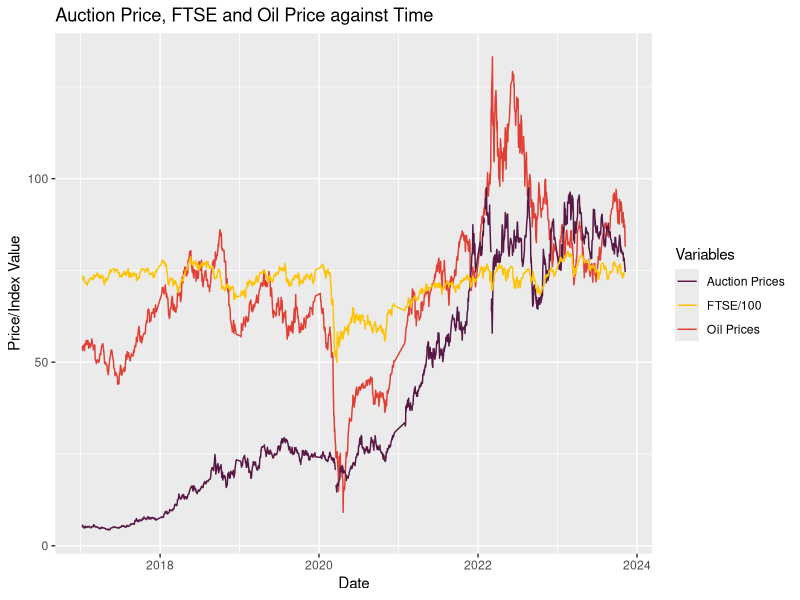

The R source for this figure:
## ---- chunk 1
#| echo: false
#| message: false
knitr::opts_chunk$set(echo = TRUE)
library(readxl)
library(tseries)
library(ggplot2)
library(tidyverse)
library(reshape2)
library(car)
library(lubridate)
library(lme4)
## ---- chunk 2
#| echo: false
#| message: false
#| output: false
#Reading in the documents I need:
brent_crude_prices<- read_excel("brent_crude_prices.xlsx")
co2_emissions_data<-read.csv("co2_emission.csv")
ftse<- read.csv("FTSE 100 Historical Data.csv")
eu_ets_data<-read_excel("EU-ETS-data.xlsx")
## ---- chunk 3
#| echo: false
#| message: false
#| output: false
#Converting dates to the right format so I can join them:
eu_ets_data$Date<- as.Date(eu_ets_data$Date)
brent_crude_prices$Date<- as.Date(brent_crude_prices$Date)
ftse$Date<- mdy(ftse$Date)
ftse$Price<- as.numeric(str_replace(ftse$Price,",",""))
## ---- chunk 4
#| echo: false
#| message: false
#| output: false
#Joining the three data frames:
auction_and_oil<- merge(x=eu_ets_data,y=brent_crude_prices, 
                         by="Date", all.x=TRUE) 

auction_and_oil<-auction_and_oil |> filter(is.na(auction_and_oil$`Europe Brent Spot Price FOB (Dollars per Barrel)`)==FALSE)

oil_prices<- auction_and_oil$`Europe Brent Spot Price FOB (Dollars per Barrel)`
#pacf(oil_prices, lag=10, pl=TRUE)

ets_stock_and_oil_data<- merge(x=auction_and_oil, y= ftse, by='Date', all.x=TRUE)
## ---- chunk 5
#| echo: false
#| message: false
#| output: false
#First let's change auction name to just have EU, DE, PL or EUAA:

ets_stock_and_oil_data<- ets_stock_and_oil_data |> mutate(
                AuctionType = ifelse(str_detect(`Auction Name`, "EUAA")==TRUE,
                                                                        "EUAA",
                                                    str_sub(`Auction Name`,-2,)
), .after=`Auction Name`)
## ---- chunk 6
#| echo: false
#| message: false
#| output: false

#Setting up lags, starting with EU_only_auction:
EU_only_auction<- ets_stock_and_oil_data |> filter(AuctionType=="EU") |> filter(
                                          is.na(`Auction Price €/tCO2`)==FALSE
)
eu_only_auction_price<-EU_only_auction$`Auction Price €/tCO2`

#pacf(eu_only_auction_price, lag=10, pl=TRUE)

#Auction Price Lag
Auction_Price_lag<- EU_only_auction$`Auction Price €/tCO2`[1:length(EU_only_auction$`Auction Price €/tCO2`)-1]
Auction_Price_lag<- c(0,Auction_Price_lag)
EU_only_with_lag<- EU_only_auction |> mutate(
                                          Auction_Price_lag= Auction_Price_lag, .after=`Auction Price €/tCO2`
)

#Maximum bid lag
Max_bid_lag<- EU_only_auction$`Maximum Bid €/tCO2`[1:length(EU_only_auction$`Maximum Bid €/tCO2`)-1]
Max_bid_lag<- c(0,Max_bid_lag)
EU_only_with_lag<- EU_only_with_lag |> mutate(
                                          Max_bid_lag= Max_bid_lag, .after=`Maximum Bid €/tCO2`
)

#Avg bids per bidder lag
Avg_num_bids_per_bidder_lag<- EU_only_auction$`Average number of bids per bidder`[1:length(EU_only_auction$`Average number of bids per bidder`)-1]
Avg_num_bids_per_bidder_lag<- c(0,Avg_num_bids_per_bidder_lag)
EU_only_with_lag<- EU_only_with_lag |> mutate(
                                          Avg_num_bids_per_bidder_lag= Avg_num_bids_per_bidder_lag, .after=`Average number of bids per bidder`
)

#Avg vol per bidder
Avg_vol_per_bidder_lag<- EU_only_auction$`Average volume bid per bidder`[1:length(EU_only_auction$`Average volume bid per bidder`)-1]
Avg_vol_per_bidder_lag<- c(0,Avg_vol_per_bidder_lag)
EU_only_with_lag<- EU_only_with_lag |> mutate(
                                          Avg_vol_per_bidder_lag= Avg_vol_per_bidder_lag, .after=`Average volume bid per bidder`
)

#oil price lag
EU_only_with_lag<- EU_only_with_lag |> rename(
                        oil_price = `Europe Brent Spot Price FOB (Dollars per Barrel)`
)
oil_price_lag<- EU_only_with_lag$oil_price[1:length(EU_only_with_lag$oil_price)-1]
oil_price_lag<- c(0,oil_price_lag)
EU_only_with_lag<- EU_only_with_lag |> mutate(
                                          oil_price_lag= oil_price_lag, .after= oil_price
)

#ftse price lag:
EU_only_with_lag<- EU_only_with_lag |> rename(
                        ftse_price = Price
)
ftse_price_lag<- EU_only_with_lag$ftse_price[1:length(EU_only_with_lag$ftse_price)-1]
ftse_price_lag<- c(0,ftse_price_lag)
EU_only_with_lag<- EU_only_with_lag |> mutate(
                                          ftse_price_lag= ftse_price_lag, .after= ftse_price
)

#Auction Volume tCO2 lag:

Auction_vol_lag<- EU_only_auction$`Auction Volume tCO2`[1:length(EU_only_auction$`Auction Volume tCO2`)-1]
Auction_vol_lag<- c(0,Auction_vol_lag)
EU_only_with_lag<- EU_only_with_lag |> mutate(
                                          Auction_vol_lag= Auction_vol_lag, .after=`Auction Volume tCO2`
)
## ---- chunk 7
#Setting up lag for German Auctions
DE_only_auction<-ets_stock_and_oil_data |> filter(AuctionType=="DE") |> filter(
                                          is.na(`Auction Price €/tCO2`)==FALSE
)
DE_only_auction_price<- DE_only_auction$`Auction Price €/tCO2`
#pacf(DE_only_auction_price)


#Auction Price Lag
Auction_Price_lag<- DE_only_auction$`Auction Price €/tCO2`[1:length(DE_only_auction$`Auction Price €/tCO2`)-1]
Auction_Price_lag<- c(0,Auction_Price_lag)
DE_only_with_lag<- DE_only_auction |> mutate(
                                          Auction_Price_lag= Auction_Price_lag, .after=`Auction Price €/tCO2`
)

#Maximum bid lag
Max_bid_lag<- DE_only_auction$`Maximum Bid €/tCO2`[1:length(DE_only_auction$`Maximum Bid €/tCO2`)-1]
Max_bid_lag<- c(0,Max_bid_lag)
DE_only_with_lag<- DE_only_with_lag |> mutate(
                                          Max_bid_lag= Max_bid_lag, .after=`Maximum Bid €/tCO2`
)

#Avg bids per bidder lag
Avg_num_bids_per_bidder_lag<- DE_only_auction$`Average number of bids per bidder`[1:length(DE_only_auction$`Average number of bids per bidder`)-1]
Avg_num_bids_per_bidder_lag<- c(0,Avg_num_bids_per_bidder_lag)
DE_only_with_lag<- DE_only_with_lag |> mutate(
                                          Avg_num_bids_per_bidder_lag= Avg_num_bids_per_bidder_lag, .after=`Average number of bids per bidder`
)

#Avg vol per bidder
Avg_vol_per_bidder_lag<- DE_only_auction$`Average volume bid per bidder`[1:length(DE_only_auction$`Average volume bid per bidder`)-1]
Avg_vol_per_bidder_lag<- c(0,Avg_vol_per_bidder_lag)
DE_only_with_lag<- DE_only_with_lag |> mutate(
                                          Avg_vol_per_bidder_lag= Avg_vol_per_bidder_lag, .after=`Average volume bid per bidder`
)

#oil price lag
DE_only_with_lag<- DE_only_with_lag |> rename(
                        oil_price = `Europe Brent Spot Price FOB (Dollars per Barrel)`
)
oil_price_lag<- DE_only_with_lag$oil_price[1:length(DE_only_with_lag$oil_price)-1]
oil_price_lag<- c(0,oil_price_lag)
DE_only_with_lag<- DE_only_with_lag |> mutate(
                                          oil_price_lag= oil_price_lag, .after= oil_price
)

#ftse price lag:
DE_only_with_lag<- DE_only_with_lag |> rename(
                        ftse_price = Price
)
ftse_price_lag<- DE_only_with_lag$ftse_price[1:length(DE_only_with_lag$ftse_price)-1]
ftse_price_lag<- c(0,ftse_price_lag)
DE_only_with_lag<- DE_only_with_lag |> mutate(
                                          ftse_price_lag= ftse_price_lag, .after= ftse_price
)

#Auction Volume tCO2 lag:

Auction_vol_lag<- DE_only_auction$`Auction Volume tCO2`[1:length(DE_only_auction$`Auction Volume tCO2`)-1]
Auction_vol_lag<- c(0,Auction_vol_lag)
DE_only_with_lag<- DE_only_with_lag |> mutate(
                                          Auction_vol_lag= Auction_vol_lag, .after=`Auction Volume tCO2`
)

#Lag for Polish Auctions:
PL_only_auction<-ets_stock_and_oil_data |> filter(AuctionType=="PL") |> filter(
                                          is.na(`Auction Price €/tCO2`)==FALSE
)
PL_only_auction_price<- PL_only_auction$`Auction Price €/tCO2`
#pacf(PL_only_auction_price)


#Auction Price Lag
Auction_Price_lag<- PL_only_auction$`Auction Price €/tCO2`[1:length(PL_only_auction$`Auction Price €/tCO2`)-1]
Auction_Price_lag<- c(0,Auction_Price_lag)
PL_only_with_lag<- PL_only_auction |> mutate(
                                          Auction_Price_lag= Auction_Price_lag, .after=`Auction Price €/tCO2`
)

#Maximum bid lag
Max_bid_lag<- PL_only_auction$`Maximum Bid €/tCO2`[1:length(PL_only_auction$`Maximum Bid €/tCO2`)-1]
Max_bid_lag<- c(0,Max_bid_lag)
PL_only_with_lag<- PL_only_with_lag |> mutate(
                                          Max_bid_lag= Max_bid_lag, .after=`Maximum Bid €/tCO2`
)

#Avg bids per bidPLr lag
Avg_num_bids_per_bidder_lag<- PL_only_auction$`Average number of bids per bidder`[1:length(PL_only_auction$`Average number of bids per bidder`)-1]
Avg_num_bids_per_bidder_lag<- c(0,Avg_num_bids_per_bidder_lag)
PL_only_with_lag<- PL_only_with_lag |> mutate(
                                          Avg_num_bids_per_bidder_lag= Avg_num_bids_per_bidder_lag, .after=`Average number of bids per bidder`
)

#Avg vol per bidder
Avg_vol_per_bidder_lag<- PL_only_auction$`Average volume bid per bidder`[1:length(PL_only_auction$`Average volume bid per bidder`)-1]
Avg_vol_per_bidder_lag<- c(0,Avg_vol_per_bidder_lag)
PL_only_with_lag<- PL_only_with_lag |> mutate(
                                          Avg_vol_per_bidder_lag= Avg_vol_per_bidder_lag, .after=`Average volume bid per bidder`
)

#oil price lag
PL_only_with_lag<- PL_only_with_lag |> rename(
                        oil_price = `Europe Brent Spot Price FOB (Dollars per Barrel)`
)
oil_price_lag<- PL_only_with_lag$oil_price[1:length(PL_only_with_lag$oil_price)-1]
oil_price_lag<- c(0,oil_price_lag)
PL_only_with_lag<- PL_only_with_lag |> mutate(
                                          oil_price_lag= oil_price_lag, .after= oil_price
)

#ftse price lag:
PL_only_with_lag<- PL_only_with_lag |> rename(
                        ftse_price = Price
)
ftse_price_lag<- PL_only_with_lag$ftse_price[1:length(PL_only_with_lag$ftse_price)-1]
ftse_price_lag<- c(0,ftse_price_lag)
PL_only_with_lag<- PL_only_with_lag |> mutate(
                                          ftse_price_lag= ftse_price_lag, .after= ftse_price
)

#Auction Volume tCO2 lag:

Auction_vol_lag<- PL_only_auction$`Auction Volume tCO2`[1:length(PL_only_auction$`Auction Volume tCO2`)-1]
Auction_vol_lag<- c(0,Auction_vol_lag)
PL_only_with_lag<- PL_only_with_lag |> mutate(
                                          Auction_vol_lag= Auction_vol_lag, .after=`Auction Volume tCO2`
)

#Lag for EUAA Auctions:
EUAA_only_auction<-ets_stock_and_oil_data |> filter(AuctionType=="EUAA") |> filter(
                                          is.na(`Auction Price €/tCO2`)==FALSE
)
EUAA_only_auction_price<- EUAA_only_auction$`Auction Price €/tCO2`
#pacf(EUAA_only_auction_price)


#Auction Price Lag
Auction_Price_lag<- EUAA_only_auction$`Auction Price €/tCO2`[1:length(EUAA_only_auction$`Auction Price €/tCO2`)-1]
Auction_Price_lag<- c(0,Auction_Price_lag)
EUAA_only_with_lag<- EUAA_only_auction |> mutate(
                                          Auction_Price_lag= Auction_Price_lag, .after=`Auction Price €/tCO2`
)

#Maximum bid lag
Max_bid_lag<- EUAA_only_auction$`Maximum Bid €/tCO2`[1:length(EUAA_only_auction$`Maximum Bid €/tCO2`)-1]
Max_bid_lag<- c(0,Max_bid_lag)
EUAA_only_with_lag<- EUAA_only_with_lag |> mutate(
                                          Max_bid_lag= Max_bid_lag, .after=`Maximum Bid €/tCO2`
)

#Avg bids per bidPLr lag
Avg_num_bids_per_bidder_lag<- EUAA_only_auction$`Average number of bids per bidder`[1:length(EUAA_only_auction$`Average number of bids per bidder`)-1]
Avg_num_bids_per_bidder_lag<- c(0,Avg_num_bids_per_bidder_lag)
EUAA_only_with_lag<- EUAA_only_with_lag |> mutate(
                                          Avg_num_bids_per_bidder_lag= Avg_num_bids_per_bidder_lag, .after=`Average number of bids per bidder`
)

#Avg vol per bidder
Avg_vol_per_bidder_lag<- EUAA_only_auction$`Average volume bid per bidder`[1:length(EUAA_only_auction$`Average volume bid per bidder`)-1]
Avg_vol_per_bidder_lag<- c(0,Avg_vol_per_bidder_lag)
EUAA_only_with_lag<- EUAA_only_with_lag |> mutate(
                                          Avg_vol_per_bidder_lag= Avg_vol_per_bidder_lag, .after=`Average volume bid per bidder`
)

#oil price lag
EUAA_only_with_lag<- EUAA_only_with_lag |> rename(
                        oil_price = `Europe Brent Spot Price FOB (Dollars per Barrel)`
)
oil_price_lag<- EUAA_only_with_lag$oil_price[1:length(EUAA_only_with_lag$oil_price)-1]
oil_price_lag<- c(0,oil_price_lag)
EUAA_only_with_lag<- EUAA_only_with_lag |> mutate(
                                          oil_price_lag= oil_price_lag, .after= oil_price
)

#ftse price lag:
EUAA_only_with_lag<- EUAA_only_with_lag |> rename(
                        ftse_price = Price
)
ftse_price_lag<- EUAA_only_with_lag$ftse_price[1:length(EUAA_only_with_lag$ftse_price)-1]
ftse_price_lag<- c(0,ftse_price_lag)
EUAA_only_with_lag<- EUAA_only_with_lag |> mutate(
                                          ftse_price_lag= ftse_price_lag, .after= ftse_price
)

#Auction Volume tCO2 lag:

Auction_vol_lag<- EUAA_only_auction$`Auction Volume tCO2`[1:length(EUAA_only_auction$`Auction Volume tCO2`)-1]
Auction_vol_lag<- c(0,Auction_vol_lag)
EUAA_only_with_lag<- EUAA_only_with_lag |> mutate(
                                          Auction_vol_lag= Auction_vol_lag, .after=`Auction Volume tCO2`
)

#Merging, beginning with EU lag
EU_lag<- EU_only_with_lag |> select('Date',
                                    'AuctionType', 
                                    'Auction_Price_lag',
                                    'Max_bid_lag',
                                    'Avg_num_bids_per_bidder_lag',
                                    'Avg_vol_per_bidder_lag',
                                    'Auction_vol_lag',
                                    'oil_price_lag',
                                    'ftse_price_lag'
                                    )
ets_EU_only_lag<- merge(x=ets_stock_and_oil_data, y= EU_lag, by=c('Date', 'AuctionType'), all.x=TRUE)
ets_EU_only_lag<- ets_EU_only_lag |> select(-c(Open:Change..))


lagColnamesVec<- c('Auction_Price_lag',
                                    'Max_bid_lag',
                                    'Avg_num_bids_per_bidder_lag',
                                    'Avg_vol_per_bidder_lag',
                                    'Auction_vol_lag',
                                    'oil_price_lag',
                                    'ftse_price_lag')

#DE lag:
DE_lag<- DE_only_with_lag |> select('Date',
                                    'AuctionType', 
                                    'Auction_Price_lag',
                                    'Max_bid_lag',
                                    'Avg_num_bids_per_bidder_lag',
                                    'Avg_vol_per_bidder_lag',
                                    'Auction_vol_lag',
                                    'oil_price_lag',
                                    'ftse_price_lag'
                                    )
ets_EU_DE_with_lag<- merge(x=ets_EU_only_lag, y=DE_lag, by=c('Date', 'AuctionType'), all.x=TRUE)


for(name in lagColnamesVec){
  x=paste0(name,".x")
  y=paste0(name,".y")
  ets_EU_DE_with_lag[,x]<-ifelse(is.na(ets_EU_DE_with_lag[,x]), 
                                  ets_EU_DE_with_lag[,y],
                                  ets_EU_DE_with_lag[,x])
}


ets_EU_DE_with_lag<- ets_EU_DE_with_lag |> rename(
                                    'Auction_Price_lag'= 'Auction_Price_lag.x',
                                    'Max_bid_lag'= 'Max_bid_lag.x',
                                    'Avg_num_bids_per_bidder_lag'='Avg_num_bids_per_bidder_lag.x',
                                    'Avg_vol_per_bidder_lag'='Avg_vol_per_bidder_lag.x',
                                    'Auction_vol_lag'= 'Auction_vol_lag.x',
                                    'oil_price_lag'= 'oil_price_lag.x',
                                    'ftse_price_lag'='ftse_price_lag.x'
                                    ) |> select(-c('Auction_Price_lag.y',
                                    'Max_bid_lag.y',
                                    'Avg_num_bids_per_bidder_lag.y',
                                    'Avg_vol_per_bidder_lag.y',
                                    'Auction_vol_lag.y',
                                    'oil_price_lag.y',
                                    'ftse_price_lag.y'))

#PL lag:
PL_lag<- PL_only_with_lag |> select('Date',
                                    'AuctionType', 
                                    'Auction_Price_lag',
                                    'Max_bid_lag',
                                    'Avg_num_bids_per_bidder_lag',
                                    'Avg_vol_per_bidder_lag',
                                    'Auction_vol_lag',
                                    'oil_price_lag',
                                    'ftse_price_lag'
                                    )
ets_EU_DE_PL_with_lag<- merge(x=ets_EU_DE_with_lag, 
                              y= PL_lag, by = c('Date', 'AuctionType'),
                              all.x=TRUE)

for(name in lagColnamesVec){
  x=paste0(name,".x")
  y=paste0(name,".y")
  ets_EU_DE_PL_with_lag[,x]<-ifelse(is.na(ets_EU_DE_PL_with_lag[,x]), 
                                  ets_EU_DE_PL_with_lag[,y],
                                  ets_EU_DE_PL_with_lag[,x])
}

ets_EU_DE_PL_with_lag<- ets_EU_DE_PL_with_lag |> rename(
                                    'Auction_Price_lag'= 'Auction_Price_lag.x',
                                    'Max_bid_lag'= 'Max_bid_lag.x',
                                    'Avg_num_bids_per_bidder_lag'='Avg_num_bids_per_bidder_lag.x',
                                    'Avg_vol_per_bidder_lag'='Avg_vol_per_bidder_lag.x',
                                    'Auction_vol_lag'= 'Auction_vol_lag.x',
                                    'oil_price_lag'= 'oil_price_lag.x',
                                    'ftse_price_lag'='ftse_price_lag.x'
                                    ) |> select(-c('Auction_Price_lag.y',
                                    'Max_bid_lag.y',
                                    'Avg_num_bids_per_bidder_lag.y',
                                    'Avg_vol_per_bidder_lag.y',
                                    'Auction_vol_lag.y',
                                    'oil_price_lag.y',
                                    'ftse_price_lag.y'))



#Adding EUAA lag:

EUAA_lag<- EUAA_only_with_lag |> select('Date',
                                    'AuctionType', 
                                    'Auction_Price_lag',
                                    'Max_bid_lag',
                                    'Avg_num_bids_per_bidder_lag',
                                    'Avg_vol_per_bidder_lag',
                                    'Auction_vol_lag',
                                    'oil_price_lag',
                                    'ftse_price_lag'
                                    )

ets_representative_lag<- merge(x=ets_EU_DE_PL_with_lag,
                               y=EUAA_lag, by = c('Date', 'AuctionType'),
                               all.x=TRUE)

for(name in lagColnamesVec){
  x=paste0(name,".x")
  y=paste0(name,".y")
  ets_representative_lag[,x]<-ifelse(is.na(ets_representative_lag[,x]), 
                                  ets_representative_lag[,y],
                                  ets_representative_lag[,x])
}

ets_representative_lag<- ets_representative_lag |> rename(
                                    'Auction_Price_lag'= 'Auction_Price_lag.x',
                                    'Max_bid_lag'= 'Max_bid_lag.x',
                                    'Avg_num_bids_per_bidder_lag'='Avg_num_bids_per_bidder_lag.x',
                                    'Avg_vol_per_bidder_lag'='Avg_vol_per_bidder_lag.x',
                                    'Auction_vol_lag'= 'Auction_vol_lag.x',
                                    'oil_price_lag'= 'oil_price_lag.x',
                                    'ftse_price_lag'='ftse_price_lag.x'
                                    ) |> select(-c('Auction_Price_lag.y',
                                    'Max_bid_lag.y',
                                    'Avg_num_bids_per_bidder_lag.y',
                                    'Avg_vol_per_bidder_lag.y',
                                    'Auction_vol_lag.y',
                                    'oil_price_lag.y',
                                    'ftse_price_lag.y'))

#Preparing data for a first differences procedure:

#Starting by transforming the variables:

ets_first_diff<- ets_representative_lag |> rename(
                  oil_price= `Europe Brent Spot Price FOB (Dollars per Barrel)`,
                  ftse_price = Price
)

#Maintaining a version of the data to use for EDA:
ets_modeling_data<- ets_first_diff

ets_first_diff<-ets_first_diff |> mutate(
                  Auction_Price_fd = `Auction Price €/tCO2`- Auction_Price_lag,
                  Max_bid_fd = `Maximum Bid €/tCO2` - Max_bid_lag,
                  Avg_bids_fd= `Average number of bids per bidder` - Avg_num_bids_per_bidder_lag,
                  Avg_vol_fd= `Average volume bid per bidder`- Avg_vol_per_bidder_lag,
                  Auction_vol_fd = `Auction Volume tCO2`- Auction_vol_lag,
                  oil_price_fd = oil_price - oil_price_lag,
                  ftse_price_fd = ftse_price -ftse_price_lag
) |> select (
            Auction_Price_fd,
            Max_bid_fd,
            Avg_bids_fd,
            Avg_vol_fd,
            Auction_vol_fd,
            oil_price_fd,
            ftse_price_fd
)
## ---- chunk 8
#| echo: false
#| message: false
#| warning: false

suppressWarnings(
  ggplot(data=ets_modeling_data, aes(x=Date))+ geom_line(aes(y=oil_prices, color = 'Oil Prices'))+ geom_line(aes(y=`Auction Price €/tCO2`, color = 'Auction Prices' ))+geom_line(aes(y=ftse_price/100, color ='FTSE/100' ))+
          ggtitle("Auction Price, FTSE and Oil Price against Time")+
          xlab("Date")+ylab('Price/Index Value')+
    scale_color_manual(name = "Variables",values = c('#581845','#FFC300','#E13F35'))
  )
            
## ---- chunk 9
eu_cor_frame<- ets_modeling_data |> select(`Auction Volume tCO2`, `Maximum Bid €/tCO2`,`Average volume bid per bidder`,
                                    oil_price, ftse_price) 

eu_cor_frame<- na.omit(eu_cor_frame)
cor_matrix<- cor(eu_cor_frame)

cor_matrix

